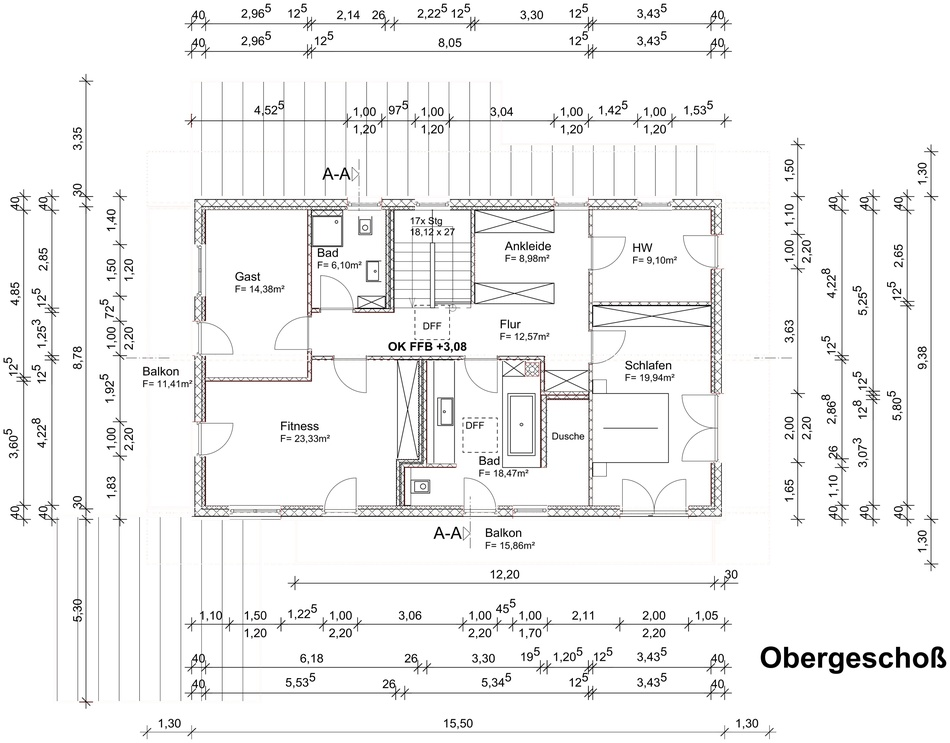
#> input picture plan.jpg, 950 x 743 px, shrunk from 2800 x 2188 before the run, found by its file name
$ python rooms_from_walls.py
#> lines starting #> are read from the running program, lines starting #| are printed output that depends on the picture; after the words box and inside, x2 and y2 are one past the last pixel; in counts of white or black regions, pixels touching at a corner belong together
### ui_export.py
# engine/ui_export.py
import os
import json
import shutil
from pathlib import Path
from datetime import datetime

try:
    from PIL import Image
except Exception:
    Image = None  # fallback: copiere brută dacă nu e PIL

# integrare backend (evenimente + upload)
try:
    from net_bridge import post_event
except Exception:
    def post_event(*_a, **_kw):  # fallback inert
        return False

PROJECT_ROOT = Path(__file__).resolve().parent
UI_OUT_ROOT = PROJECT_ROOT / "ui_out"

# ======== FIX: RUN_DIR stabil și comun tuturor proceselor ========
# Preferăm UI_RUN_DIR sau RUN_ID din env; dacă lipsesc, generăm un timestamp local (dar stabil pe procesul curent).
_env_run = os.getenv("UI_RUN_DIR") or os.getenv("RUN_ID")
if _env_run:
    RUN_DIR = UI_OUT_ROOT / f"run_{_env_run}"
else:
    RUN_DIR = UI_OUT_ROOT / f"run_{datetime.now().strftime('%Y%m%d_%H%M%S')}"
RUN_DIR.mkdir(parents=True, exist_ok=True)

# Folosim același RUN_STARTED_TS pentru toate procesele din run (dacă e în env).
try:
    RUN_STARTED_TS = float(os.getenv("RUN_STARTED_TS", ""))
except Exception:
    RUN_STARTED_TS = None
if RUN_STARTED_TS is None:
    RUN_STARTED_TS = datetime.now().timestamp()

def get_run_dir() -> Path:
    return RUN_DIR

# ---------------- helpers ----------------
# [6 lines left out: function _under, not called in this run]

def _stage_dir(stage: str) -> Path:
    d = RUN_DIR / stage
    d.mkdir(parents=True, exist_ok=True)
    return d

def _counter_path(stage: str) -> Path:
    return _stage_dir(stage) / ".counter"

def _read_counter(stage: str) -> int:
    cp = _counter_path(stage)
    if not cp.exists():
        cp.write_text("1", encoding="utf-8")  # _01 va fi primul vizual
        return 1
    try:
        return int(cp.read_text(encoding="utf-8").strip())
    except Exception:
        cp.write_text("1", encoding="utf-8")
        return 1

def _bump_counter(stage: str) -> int:
    n = _read_counter(stage)
    _counter_path(stage).write_text(str(n + 1), encoding="utf-8")
    return n

def _nn(n: int) -> str:
    return f"_{n:02d}"

def _copy_any(src: Path, dst: Path):
    dst.parent.mkdir(parents=True, exist_ok=True)
    shutil.copyfile(src, dst)

def _save_image_as_png(src: Path, dst_png: Path):
    if Image is None:
        _copy_any(src, dst_png.with_suffix(src.suffix))
        return
    try:
        with Image.open(src) as im:
            im.save(dst_png, format="PNG")
    except Exception:
        _copy_any(src, dst_png.with_suffix(src.suffix))

# [5 lines left out: function _is_recent, not called in this run]

def _plan_suffix() -> str:
    """Mic utilitar pt. a marca evenimentele cu planul curent (ex. '(p01)')."""
    pid = os.getenv("PLAN_ID") or ""
    return f" ({pid})" if pid else ""

IMG_EXTS   = {".png", ".jpg", ".jpeg"}
JSON_EXTS  = {".json"}
ARRAY_EXTS = {".npy", ".npz"}

SEARCH_ROOTS = {
    "evaluate_plan":   [PROJECT_ROOT / "evaluate_plan", PROJECT_ROOT],
    "export_objects":  [PROJECT_ROOT / "export_objects"],
    "count_objects":   [PROJECT_ROOT / "count_objects"],
    "meters_pixel":    [PROJECT_ROOT / "meters_pixel"],
    "measure_openings":[PROJECT_ROOT / "measure_objects"],
    "exterior_doors":  [PROJECT_ROOT / "exterior_doors"],
    "perimeter":       [PROJECT_ROOT / "perimeter"],
    "area_walls":      [PROJECT_ROOT / "area"],
    "area_house":      [PROJECT_ROOT / "area"],
    "roof":            [PROJECT_ROOT / "roof"],
    "house_pricing":   [PROJECT_ROOT],
}

AUTO_PATTERNS = {
    "evaluate_plan":   ["plan_evaluation_gemini25.json", "**/*.json", "**/*.png", "**/*.jpg", "**/*.jpeg"],
    "export_objects":  ["exports/**/*.png", "**/*.png", "**/*.jpg", "**/*.json"],
    "count_objects":   ["output/**/*.png", "detections_all.json", "**/*.png", "**/*.jpg", "**/*.json"],
    "meters_pixel":    ["**/*.json", "**/*.png", "**/*.jpg"],
    "measure_openings":["**/*.json", "**/*.png", "**/*.jpg"],
    "exterior_doors":  ["**/*.json", "**/*.png", "**/*.jpg", "**/*.jpeg"],
    "perimeter":       ["**/*.json", "**/*.png", "**/*.jpg"],
    "area_walls":      ["**/*.json", "**/*.png", "**/*.jpg"],
    "area_house":      ["house_area_gemini.json", "**/*.json", "**/*.png", "**/*.jpg"],
    "roof":            ["**/*.json", "**/*.png", "**/*.jpg"],
    "house_pricing":   ["house_pricing*.json", "**/*.json", "**/*.png", "**/*.jpg"],
}

# —— reguli speciale:
EXCLUDE_BASENAMES = {
    "evaluate_plan": {"plan.jpg", "plan.jpeg", "plan.png"},
}

# limite de imagini per etapă (și eșantionare uniformă în autocolectare)
MAX_STAGE_IMAGES = {
    "export_objects": 5,
    "evaluate_plan": None,
}

# —— helper: decizie dacă permitem post_event pentru o etapă
def _can_post(stage: str) -> bool:
    """
    În mod implicit trimitem evenimente pentru toate etapele.
    Poți dezactiva house_pricing prin env: POST_HOUSE_PRICING=false
    """
    if stage == "house_pricing":
        return os.getenv("POST_HOUSE_PRICING", "true").lower() == "true"
    return True


# [301 lines left out: functions _collect_one, _autocollect, _try_read_json, _summarize_detections_list, _conclusion_for_stage, begin_stage and 1 more, not called in this run]

def record_image(src_path, stage: str, **_ignore):
    sd = _stage_dir(stage)
    plan_id = os.getenv("PLAN_ID", "")
    suffix = f"_{plan_id}" if plan_id else ""

    max_imgs = MAX_STAGE_IMAGES.get(stage)
    next_idx = _read_counter(stage)
    if max_imgs is not None and next_idx > max_imgs:
        return

    idx = _bump_counter(stage)
    dst = sd / f"{_nn(idx)}{suffix}.png"
    _save_image_as_png(Path(src_path), dst)

    if _can_post(stage):
        try:
            post_event(f"[{stage}{_plan_suffix()}] imagine: {dst.name}", files=[dst])
        except Exception:
            pass

def record_json(src_path, stage: str, **_ignore):
    sd = _stage_dir(stage)
    plan_id = os.getenv("PLAN_ID", "")
    src = Path(src_path)

    # Adaugă suffix pentru multi-plan
    stem = src.stem
    if plan_id:
        stem = f"{stem}_{plan_id}"
    dst = sd / f"{stem}{src.suffix}"

    _copy_any(src, dst)
    if _can_post(stage):
        try:
            post_event(f"[{stage}{_plan_suffix()}] JSON: {dst.name}", files=[dst])
        except Exception:
            pass

def record_file(src_path, stage: str, **_ignore):
    sd = _stage_dir(stage)
    src = Path(src_path)
    dst = sd / src.name
    _copy_any(src, dst)
    if _can_post(stage):
        try:
            post_event(f"[{stage}{_plan_suffix()}] fișier: {dst.name}", files=[dst])  # ← include planul
        except Exception:
            pass

def record_array(src_path, stage: str, **_ignore):
    record_file(src_path, stage=stage)

# [11 lines left out: function record_text, not called in this run]

### net_bridge.py
# engine/net_bridge.py
import os, json, mimetypes, requests
from pathlib import Path

API_URL = os.getenv("API_URL", "").rstrip("/")
ENGINE_SECRET = os.getenv("ENGINE_SECRET", "")
PUBLIC_BUCKET_URL = os.getenv("PUBLIC_BUCKET_URL", "").rstrip("/")
OFFER_ID = os.getenv("OFFER_ID", "")
RUN_ID = os.getenv("RUN_ID", "")

def _post(path, json_payload):
    if not API_URL:
        raise RuntimeError("API_URL missing")
    r = requests.post(
        f"{API_URL}{path}",
        headers={"Content-Type": "application/json", "x-engine-secret": ENGINE_SECRET},
        json=json_payload,
        timeout=30
    )
    r.raise_for_status()
    return r.json()

def _upload_file(local_path: Path, name_hint: str):
    # 1) presign
    mime, _ = mimetypes.guess_type(str(local_path))
    presign = _post(f"/offers/{OFFER_ID}/file/presign", {
        "filename": name_hint or local_path.name
    })
    # 2) PUT direct în Storage
    with open(local_path, "rb") as f:
        pr = requests.put(
            presign["uploadUrl"],
            data=f.read(),
            headers={"Content-Type": mime or "application/octet-stream"},
            timeout=180
        )
        pr.raise_for_status()
    # 3) înregistrare în DB
    reg = _post(f"/offers/{OFFER_ID}/file", {
        "storagePath": presign["storagePath"],
        "meta": {"filename": name_hint or local_path.name, "mime": mime}
    })
    # 4) URL public (bucket public)
    public_url = f"{PUBLIC_BUCKET_URL}/{presign['storagePath']}" if PUBLIC_BUCKET_URL else ""
    return {
        "id": reg.get("file_id"),
        "url": public_url,
        "mime": mime or "application/octet-stream",
        "caption": name_hint or local_path.name,
    }

def post_event(message: str, files=None):
    files = files or []
    file_entries = []
    for p in files:
        pp = Path(p)
        try:
            file_entries.append(_upload_file(pp, pp.name))
        except Exception as e:
            file_entries.append({"url": "", "mime": "text/plain", "caption": f"upload failed: {pp.name} ({e})"})
    payload = {"files": file_entries} if file_entries else None
    try:
        _post("/calc-events", {
            "run_id": RUN_ID, "level": "info", "message": message, "payload": payload
        })
    except Exception:
        _post("/calc-events", {
            "run_id": RUN_ID, "level": "info", "message": message
        })
    return True

### runner/segmentation/rooms_from_walls.py
# runner/segmentation/rooms_from_walls.py
import cv2
import numpy as np
from pathlib import Path
import json
import os

from runner.ui_export import record_image, record_file, record_json

PLAN_PATH = Path("plan.jpg")
OUTPUT_DIR = Path("exterior_doors")
OUTPUT_DIR.mkdir(parents=True, exist_ok=True)

WALLS_PATH = OUTPUT_DIR / "walls_detected.jpg"
ROOMS_COLORED_PATH = OUTPUT_DIR / "rooms_colored.jpg"
ROOMS_DATA_PATH = OUTPUT_DIR / "rooms_data.json"
LABELS_PATH = OUTPUT_DIR / "rooms_labels.npy"

CANNY_LOW, CANNY_HIGH = 70, 160
DILATE_KERNEL = (3, 3)
DILATE_ITER = 1
CLOSE_KERNEL = (5, 5)


def main_single_plan():
    print(f"🏠 Analizez planul: {PLAN_PATH.name}")
    img = cv2.imread(str(PLAN_PATH))
#> img is the input picture: shape (743, 950, 3); mean B, G, R 242.9, 243, 243.1
    if img is None:
        raise FileNotFoundError("❌ Nu am găsit planul.")

    gray = cv2.cvtColor(img, cv2.COLOR_BGR2GRAY)
    gray = cv2.equalizeHist(gray)
    gray = cv2.GaussianBlur(gray, (3, 3), 0)

    edges = cv2.Canny(gray, CANNY_LOW, CANNY_HIGH)
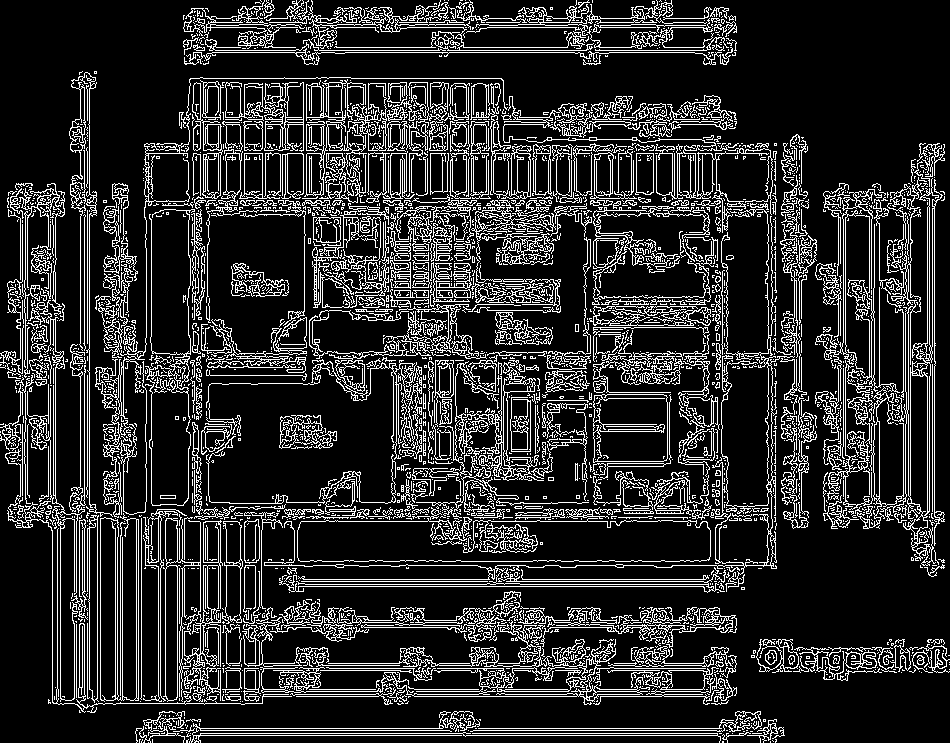
#> edges: shape (743, 950); 17.1% white in thin lines or dots
    walls = cv2.dilate(edges, np.ones(DILATE_KERNEL, np.uint8), iterations=DILATE_ITER)
#> walls: shape (743, 950); 46.7% white; 19 white regions, largest, box (x1, y1, x2, y2) and area: (0, 70, 946, 714) 290727, (182, 0, 738, 66) 20464, (134, 710, 786, 743) 8939
    walls = cv2.morphologyEx(
        walls, cv2.MORPH_CLOSE, np.ones(CLOSE_KERNEL, np.uint8)
    )
#> walls: shape (743, 950); 50.2% white; 238 black regions, largest, box (x1, y1, x2, y2) and area: (0, 0, 950, 743) 153080, (210, 370, 392, 502) 16883, (0, 442, 184, 743) 15476
    cv2.imwrite(str(WALLS_PATH), walls)
    print(f"🧱 Pereți detectați salvați în {WALLS_PATH.name}")

    rooms_mask = cv2.bitwise_not(walls)
    _, rooms_mask = cv2.threshold(rooms_mask, 127, 255, cv2.THRESH_BINARY)
    num_labels, labels = cv2.connectedComponents(rooms_mask)
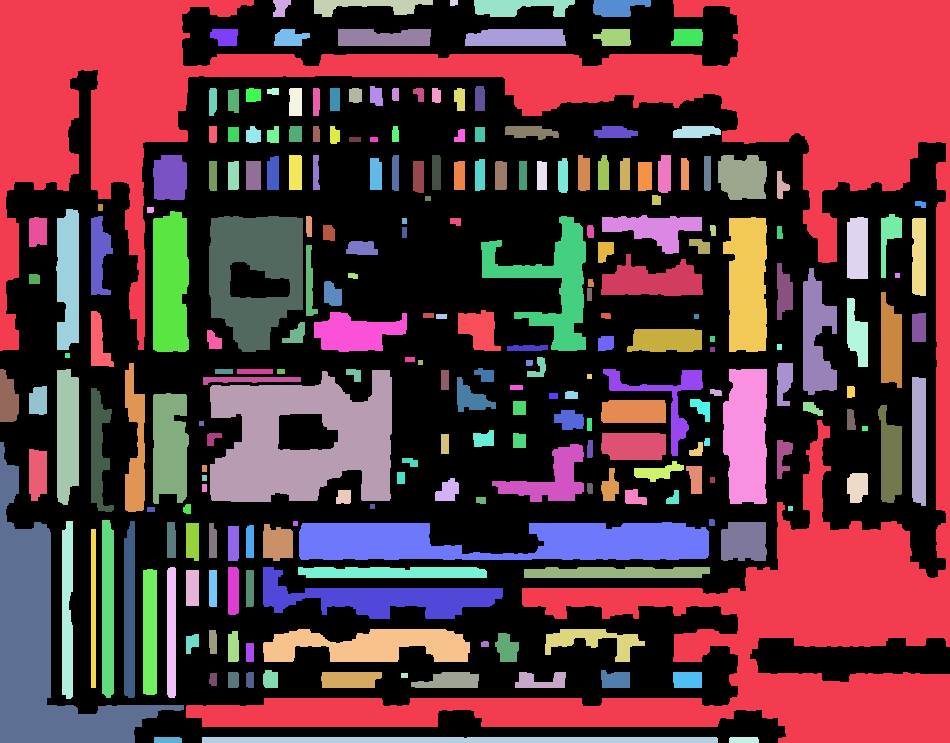
#> labels: shape (743, 950) int32; 239 distinct labels, from 0 to 238; one colour per label, 0 black
#> num_labels = 239
    H, W = labels.shape
    print(f"🧩 {num_labels - 1} regiuni detectate (fără exteriorul)")
#| 🧩 238 regiuni detectate (fără exteriorul)

    flood_mask = np.zeros((H + 2, W + 2), np.uint8)
    filled = labels.copy()
    cv2.floodFill(filled, flood_mask, (0, 0), 9999)
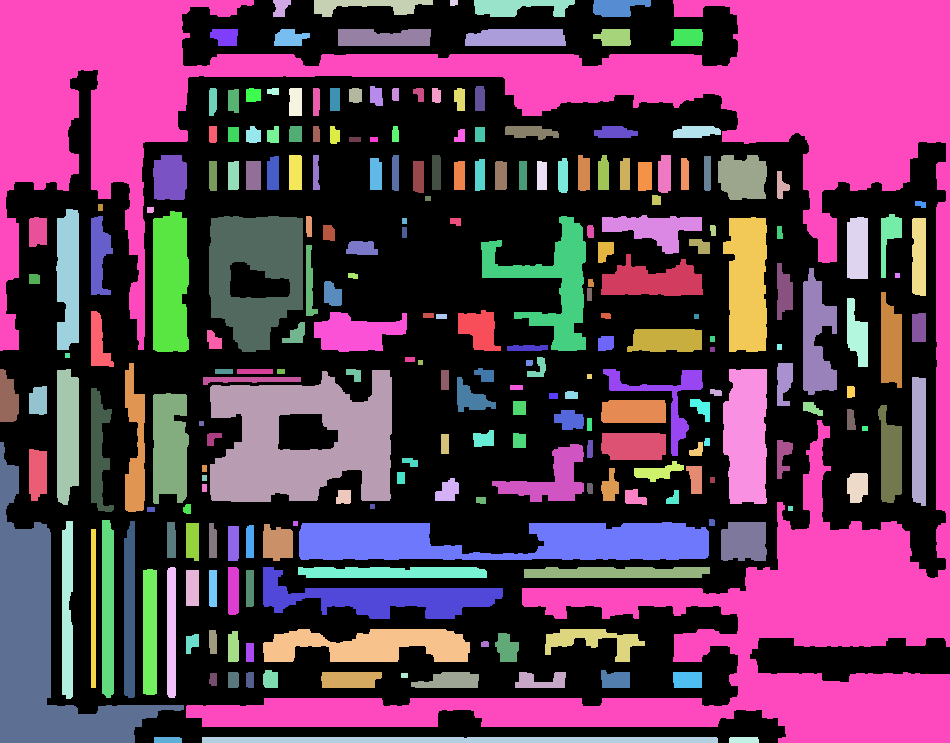
#> filled: shape (743, 950) int32; 239 distinct labels, from 0 to 9999; one colour per label, 0 black
    exterior_label = 9999

    colored = np.zeros((H, W, 3), dtype=np.uint8)
    colors = np.random.randint(0, 255, (num_labels + 1, 3), dtype=np.uint8)
#> colors = 240 rows, first 8: [172, 10, 127], [140, 47, 170], [196, 151, 117], [166, 22, 183], [192, 204, 33], [216, 67, 179], [78, 154, 251], [82, 162, 219]
    rooms = []

    for lbl in range(1, num_labels):
        mask = labels == lbl
        if not np.any(mask):
            continue
        colored[mask] = colors[lbl]
        rooms.append({"id": int(lbl), "is_exterior": False, "area": int(np.sum(mask))})
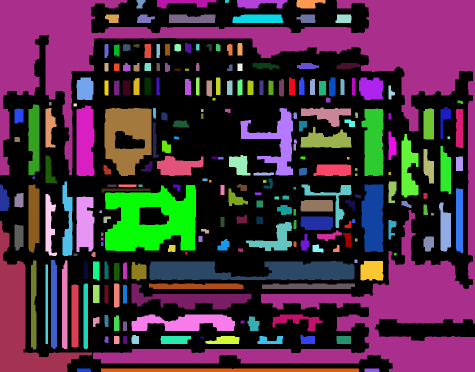
#> colored: shape (743, 950, 3) (shown at 1/2 size); mean of channels 0, 1, 2 63.2, 45.4, 71; drawn as B, G, R
#> after the loop, rooms = 238 items

    colored[filled == exterior_label] = (180, 180, 180)
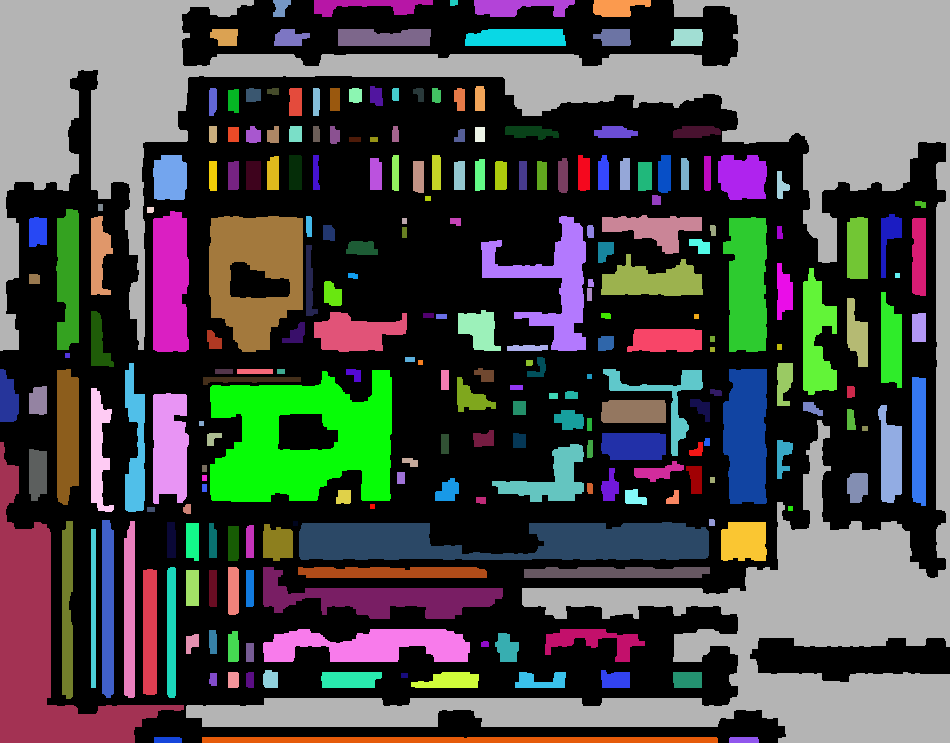
#> colored: shape (743, 950, 3); mean of channels 0, 1, 2 71.9, 74.3, 73.2; drawn as B, G, R
    rooms.append(
        {"id": 9999, "is_exterior": True, "area": int(np.sum(filled == 9999))}
    )

    cv2.imwrite(str(ROOMS_COLORED_PATH), colored)
    np.save(str(LABELS_PATH), filled)

    data = {
        "num_labels": int(num_labels),
        "rooms": rooms,
        "params": {
            "canny_low": CANNY_LOW,
            "canny_high": CANNY_HIGH,
            "dilate_kernel": DILATE_KERNEL,
            "close_kernel": CLOSE_KERNEL,
        },
    }

    with open(ROOMS_DATA_PATH, "w", encoding="utf-8") as f:
        json.dump(data, f, indent=2, ensure_ascii=False)

    record_image(
        WALLS_PATH, stage="exterior_doors", caption="Pereți detectați (edge + morph)."
    )
    record_image(
        ROOMS_COLORED_PATH,
        stage="exterior_doors",
        caption="Camere segmentate + exterior (gri).",
    )
    record_file(LABELS_PATH, stage="exterior_doors", caption="Mască label-uri camere (npy).")
    record_json(
        ROOMS_DATA_PATH,
        stage="exterior_doors",
        caption="Meta-date camere + parametri detecție.",
    )

    print(f"✅ Date salvate în {ROOMS_DATA_PATH.name}")
    print(f"🏁 Cameră exterior marcată (label={exterior_label})")


if __name__ == "__main__":
    plans_env = os.getenv("MULTI_PLANS")

    if not plans_env:
        main_single_plan()
    else:
        cwd_backup = Path.cwd()
        plans = [p.strip() for p in plans_env.split(",") if p.strip()]

        for plan_dir in plans:
            plan_path = Path(plan_dir)
            print(
                f"\n================= PLAN (rooms_from_walls): {plan_path} ================="
            )

            if not plan_path.exists():
                print(f"⚠️  Sar peste: folderul planului nu există ({plan_path})")
                continue

            try:
                os.chdir(plan_path)
                main_single_plan()
            finally:
                os.chdir(cwd_backup)
